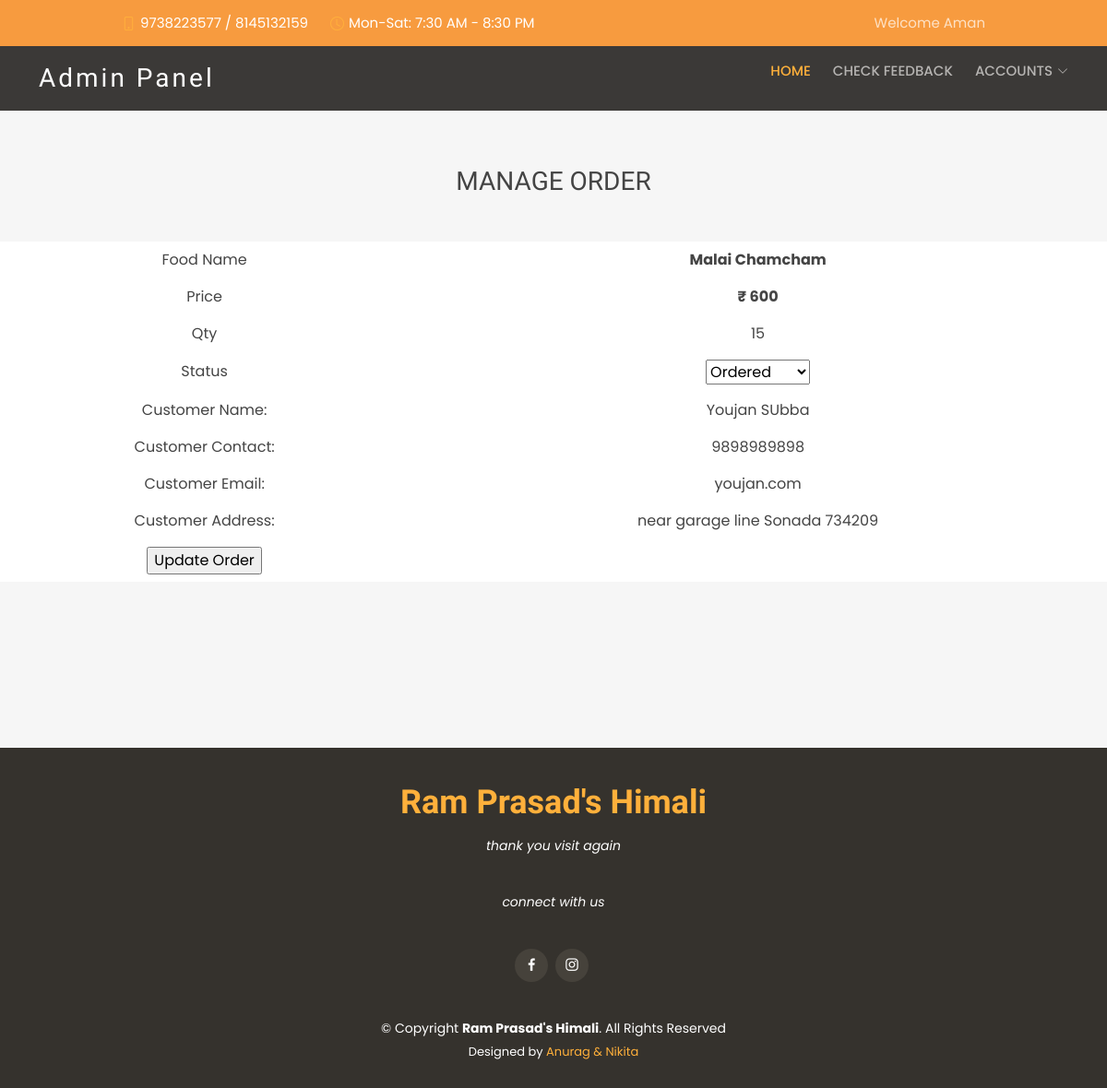
Screenshot of /updateorder.php?pid=64c75276460f6 (signed in) with the database file from the repository.
### tables this page shows
CREATE TABLE IF NOT EXISTS `inventory` (
  `id` int NOT NULL AUTO_INCREMENT,
  `cid` int NOT NULL,
  `category` varchar(30) NOT NULL,
  `item_Name` varchar(30) NOT NULL,
  `quantity` int NOT NULL DEFAULT '0',
  `price` varchar(30) NOT NULL,
  `price_for` varchar(50) NOT NULL,
  `image` varchar(1024) DEFAULT NULL,
  `description` varchar(30) NOT NULL,
  `specials` int NOT NULL,
  PRIMARY KEY (`id`)
);

CREATE TABLE IF NOT EXISTS `checkout` (
  `id` int NOT NULL AUTO_INCREMENT,
  `pid` varchar(50) NOT NULL,
  `cid` int NOT NULL,
  `prod_id` varchar(6) NOT NULL,
  `quantity` varchar(6) NOT NULL,
  `o_date` varchar(34) NOT NULL,
  `time` varchar(10) NOT NULL,
  `UserName` varchar(50) NOT NULL,
  `home` varchar(50) NOT NULL,
  `town_city` varchar(50) NOT NULL,
  `phone_no` varchar(50) NOT NULL,
  `email` varchar(50) NOT NULL,
  `pincode` int NOT NULL,
  `status` int NOT NULL,
  `reason` varchar(400) NOT NULL,
  `price` int NOT NULL,
  PRIMARY KEY (`id`)
);

### updateorder.php (the view, shortened to what this page needs)
<!DOCTYPE html>
<html lang="en">
<head>
  <link href="assets/vendor/animate.css/animate.min.css" rel="stylesheet">
  <link href="assets/vendor/bootstrap/css/bootstrap.min.css" rel="stylesheet">
  <link href="assets/vendor/bootstrap-icons/bootstrap-icons.css" rel="stylesheet">
  <link href="assets/vendor/boxicons/css/boxicons.min.css" rel="stylesheet">
  <link href="assets/vendor/glightbox/css/glightbox.min.css" rel="stylesheet">
  <link href="assets/vendor/swiper/swiper-bundle.min.css" rel="stylesheet">
  <link rel="stylesheet" href="assets/css/invoice.css">
  <link href="assets/css/style.css" rel="stylesheet">
</head>
<body>
<?php
include("templets/adminnav.php");
?>
      <?php if(isset( $_SESSION["logged_in"])){ ?>
      	<?php
		$pid = $_GET["pid"];
include("conn.php");
$products_sql = "SELECT * from inventory INNER JOIN checkout ON checkout.prod_id = inventory.id WHERE pid = '".$pid."'";
$products_result = mysqli_query($conn,$products_sql);
$rows = mysqli_fetch_all($products_result,MYSQLI_ASSOC);
?>
    <section>
        <h3 class="text-center">MANAGE ORDER</h3>
        <br><br>
         <form action="updateorderphp.php?pid=<?php echo $_GET["pid"]; ?>" method="POST" >
            <table class="tbl-30">
                <tr>
                    <td>Food Name</td>
                    <td><b> <?php echo $rows[0]['item_Name']?> </b></td>
                </tr>
                <tr>
                    <td>Price</td>
                    <td>
                        <b> ₹ <?php echo $rows[0]['price']?></b>
                    </td>
                </tr>
                <tr>
                    <td>Qty</td>
                    <td>
                        <?php echo $rows[0]['quantity']?>
                    </td>
                </tr>
                <tr>
                    <td>Status</td>
                    <td>
                        <select id="status" name="status">
                            <option <?php if( $rows[0]['status']=="0"){echo "selected";} ?> value="0">Ordered</option>
                        </select>
						<br>
                    </td>
                </tr>
                <tr>
                    <td>Customer Name: </td>
                    <td>
                        <?php echo  $rows[0]['UserName']?>
                    </td>
                </tr>
                <tr>
                    <td>Customer Contact: </td>
                    <td>
                        <?php echo  $rows[0]['phone_no']?>
                    </td>
                </tr>
                <tr>
                    <td>Customer Email: </td>
                    <td>
                        <?php echo  $rows[0]['email']?>
                    </td>
                </tr>
                <tr>
                    <td>Customer Address: </td>
                    <td>
                       <?php echo  $rows[0]['home']?>
                       <?php echo  $rows[0]['town_city']?>
                       <?php echo  $rows[0]['pincode']?>
                    </td>
                </tr>
                <tr>
                    <td clospan="2">
                        <input type="submit" name="submit" value="Update Order" class="btn-secondary">
                    </td>
                </tr>
            </table>
        </form>
    </section>
        </body>
        <?php }else{ ?>
<?php echo "not login" ?>
<?php header("Location: login.php") ?>
 <?php }  ?>
 <?php
		 include("templets/footer.php");
		 ?>
</html>

### assets/css/invoice.css (style rules this page uses)
body { background-color: #F6F6F6; margin: 0; padding: 0; }
h1,h2,h3,h4,h5,h6 { margin: 0; padding: 0; }
table { background-color: #fff; width: 100%; border-collapse: collapse; }
table td { vertical-align: middle !important; text-align: center; }
table th, table td { padding-top: 08px; padding-bottom: 08px; }

### assets/css/style.css (style rules this page uses)
body { font-family: "Poppins", sans-serif; color: #444444; }
h1, h2, h3, h4, h5, h6 { font-family: "Satisfy", sans-serif; }
section { padding: 60px 0; }

### rows the page displays
inventory: item_Name "Malai Chamcham"
checkout: price "600", quantity "15", UserName "Youjan SUbba", phone_no "9898989898", email "youjan.com", home "near garage line", town_city "Sonada", pincode "734209"

### other values shown
$_SESSION["firstName"] "Aman"
